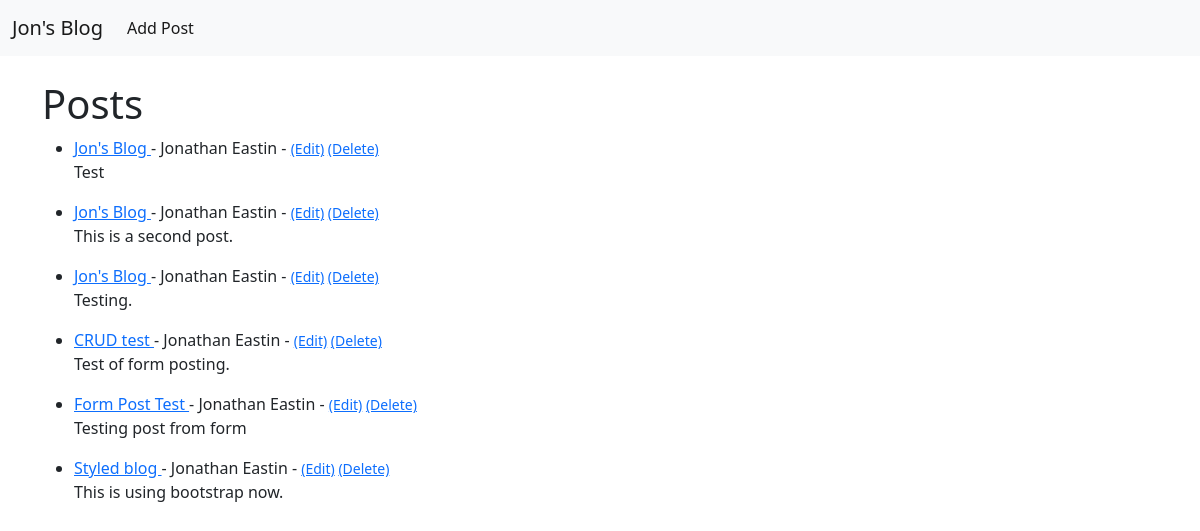
The app's page /, older data.
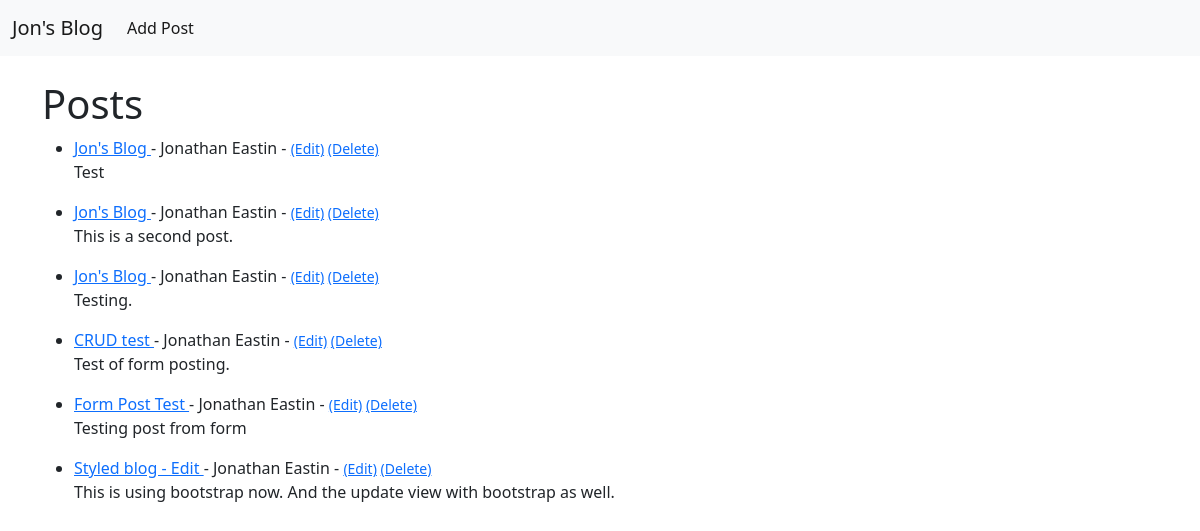
The same page, newer data.
### JonsBlog/models.py (models this page shows, shortened)
class Post(models.Model):
    title = models.CharField(max_length=255, default="Jon's Blog")
    title_tag = models.CharField(max_length=255)
    author = models.ForeignKey(User, on_delete=models.CASCADE)
    body = models.TextField()

### JonsBlog/views.py (the view)
# urls.py: path('', HomeView.as_view(), name="home"),
class HomeView(ListView):
    model = Post
    template_name = 'home.html'

### JonsBlog/templates/home.html
{% extends 'base.html' %}
{% block content %}
<h1>Posts</h1>
{% for post in object_list %}
    <ul>
        <li>
            <a href="{% url 'article-detail' post.pk %}">
				{{ post.title }}
			</a>
            - {{ post.author.first_name }}
            {{ post.author.last_name }}
			- <small>
				<a href="{% url 'update-post' post.pk %}">(Edit)</a>
				<a href="{% url 'delete-post' post.pk %}">(Delete)</a>
			</small>
			<br />
            {{ post.body }}
        </li>
    </ul>
{% endfor %}
{% endblock %}

Row changes from the older to the newer data that the page shows:
changed Post: title "Styled blog" → "Styled blog - Edit"; body "This is using bootstrap now." → "This is using bootstrap now. And the update view with bootstrap as well."
